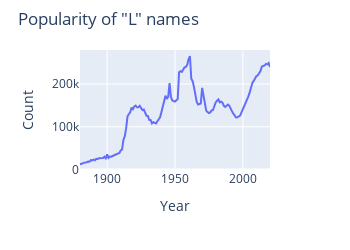

Here is the notebook cell this chart was saved with:
### Code cell
import plotly.express as px

fig = px.line(letters_counts.loc[letters_counts['Firsts'] == 'L'],
              x='Year', y='Count', title='Popularity of "L" names',
              width=350, height=250)
fig.update_layout(margin=dict(t=50))
fig.show()

### Figure 1 — Plotly figure (JSON) as saved in the notebook; plotly's stock layout.template omitted (floating-point values rounded to 4 significant figures; data arrays with more than 128 entries replaced by an {"elided": "..."} marker saying what was removed)
{"data": [{"hovertemplate": "Year=%{x}<br>Count=%{y}<extra></extra>", "legendgroup": "", "line": {"color": "#636efa", "dash": "solid"}, "marker": {"symbol": "circle"}, "mode": "lines", "name": "", "orientation": "v", "showlegend": false, "x": {"elided": "141 int values"}, "xaxis": "x", "y": {"elided": "141 int values"}, "yaxis": "y", "type": "scatter"}], "layout": {"xaxis": {"anchor": "y", "domain": [0.0, 1.0], "title": {"text": "Year"}}, "yaxis": {"anchor": "x", "domain": [0.0, 1.0], "title": {"text": "Count"}}, "legend": {"tracegroupgap": 0}, "title": {"text": "Popularity of \"L\" names"}, "height": 250, "width": 350, "margin": {"t": 50}}}
